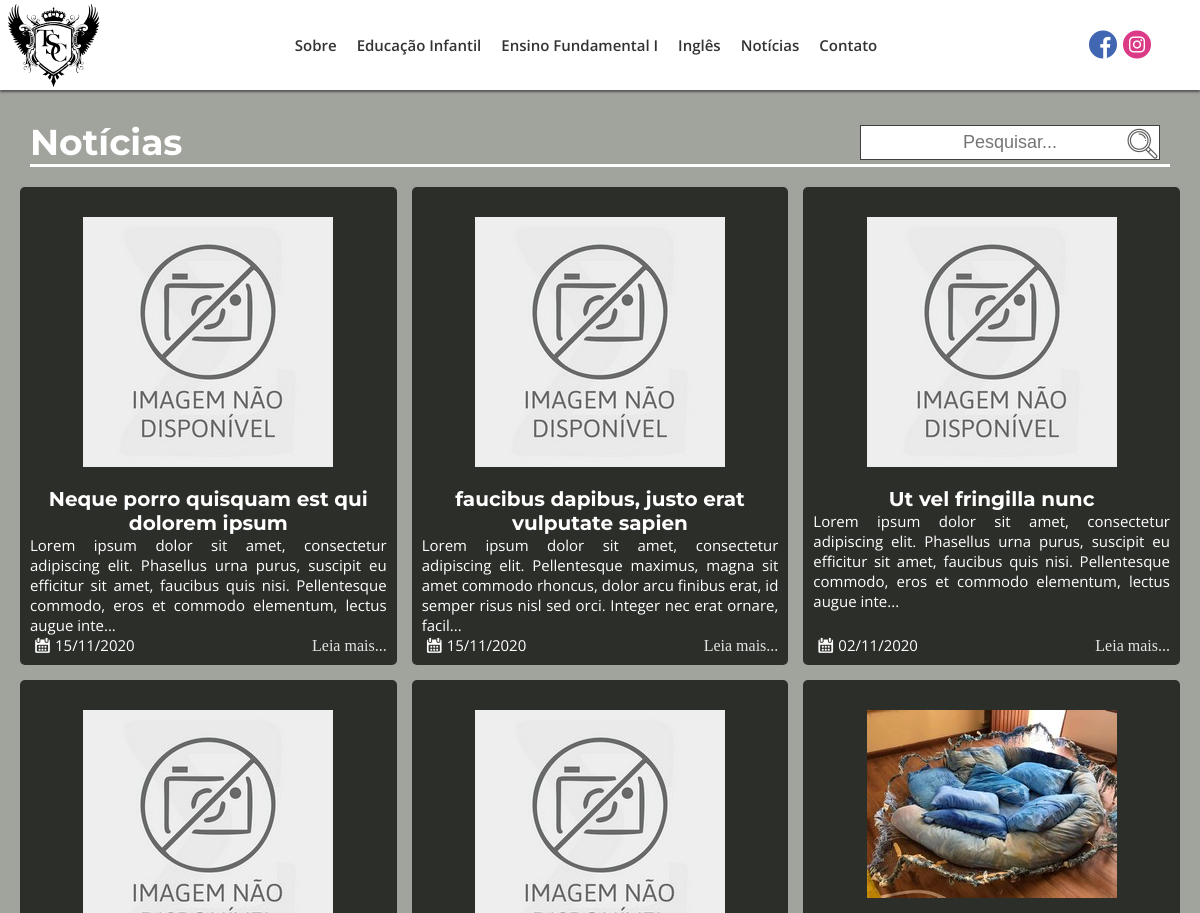
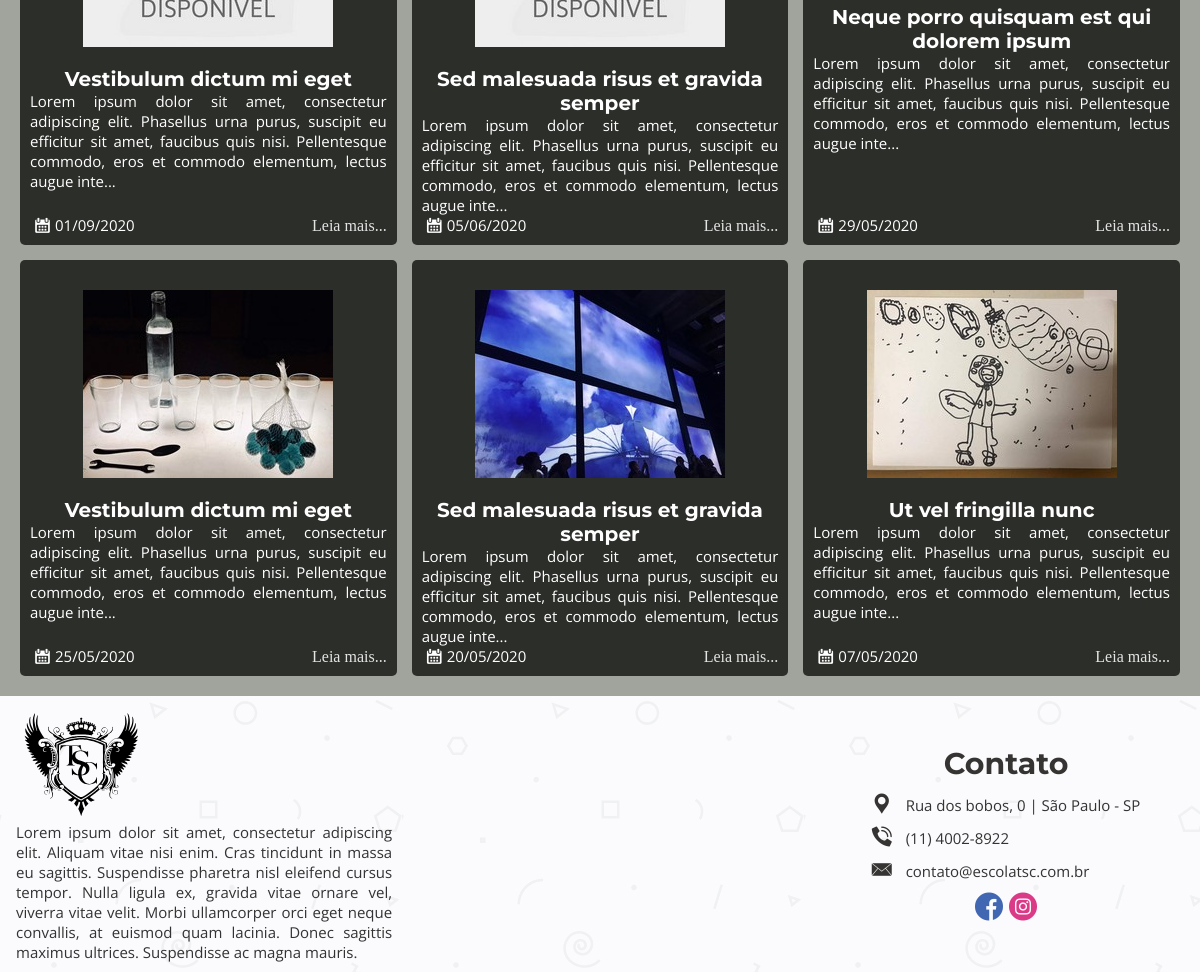
Before: /noticias with the older database file (2 pictures, top to bottom).
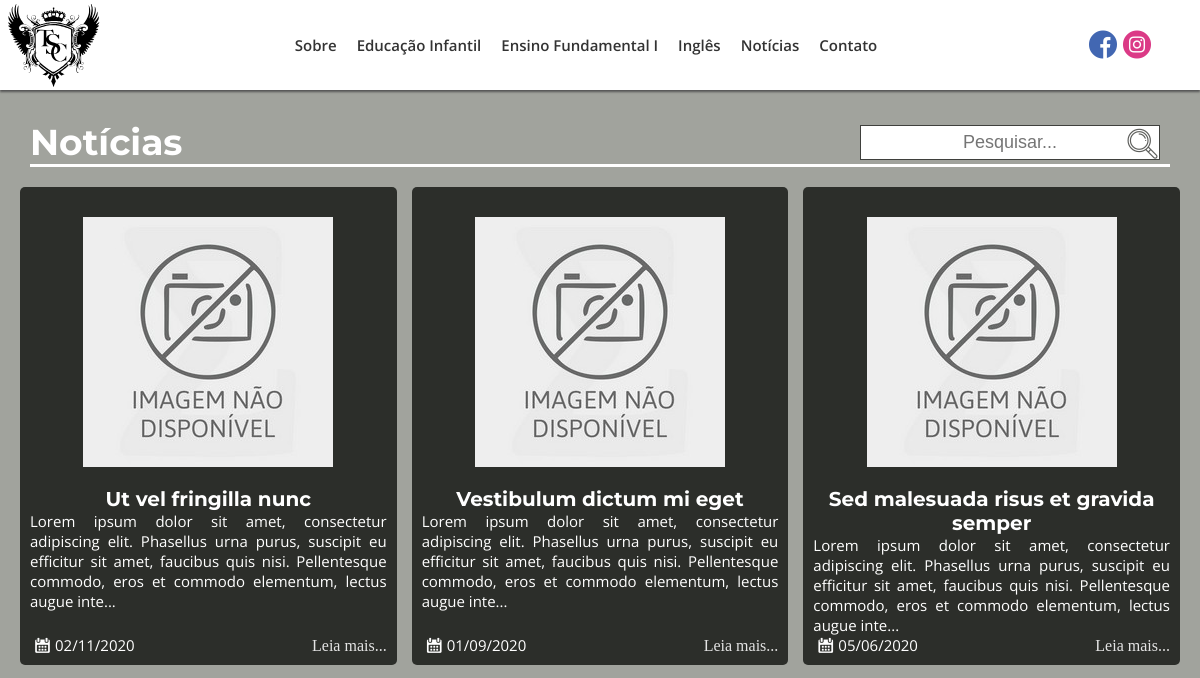
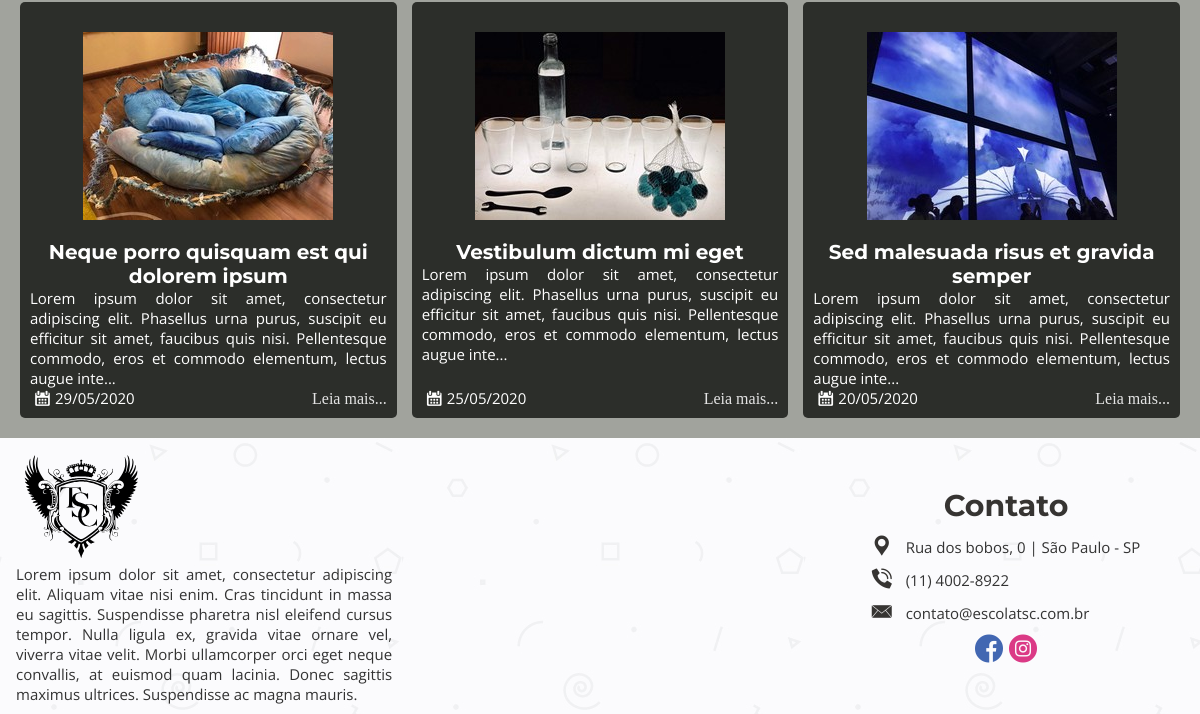
After: the same page with the newer database file (2 pictures, top to bottom).
### tables this page shows
CREATE TABLE `menu_itens` (
  `id_menu` int(11) NOT NULL,
  `titulo_menu` varchar(50) NOT NULL,
  `url_menu` varchar(200) NOT NULL
);

CREATE TABLE `postagens` (
  `id_postagens` int(11) NOT NULL,
  `titulo_postagens` varchar(100) NOT NULL,
  `desc_postagens` text DEFAULT NULL,
  `conteudo_postagens` text NOT NULL,
  `tags_postagens` varchar(150) DEFAULT NULL,
  `data_criacao_postagens` date NOT NULL,
  `data_modificacao_postagens` date DEFAULT NULL,
  `total_visualizacao_postagens` int(11) DEFAULT 0,
  `ch_autor_postagens` int(11) NOT NULL,
  `status_postagens` int(11) NOT NULL,
  `url_postagens` varchar(200) NOT NULL,
  `categ_postagens` int(11) DEFAULT NULL,
  `capa_post` int(11) DEFAULT NULL
);

CREATE TABLE `midias` (
  `id_midias` int(11) NOT NULL,
  `caminho_midia` varchar(200) NOT NULL,
  `caminho_thumb_midia` varchar(200) DEFAULT NULL,
  `desc_midia` text DEFAULT NULL,
  `tags_midia` varchar(100) DEFAULT NULL,
  `ch_autor_midia` int(11) NOT NULL,
  `status_midias` int(11) NOT NULL,
  `data_criacao` date NOT NULL
);

### index.php (called while the page is built, shortened)
<?php
    require_once("_funcPHP/config.php");
    $url = strip_tags(trim(filter_input(INPUT_GET, "page", FILTER_DEFAULT))) == "" ? "home" : strip_tags(trim(filter_input(INPUT_GET, "page", FILTER_DEFAULT)));
    $contPag = new conteudoPost();
    $dadosPagina = $contPag->conteudoPag($url);
    $html = new esqueleto($dadosPagina);
    $html->html5();
?>

### _funcPHP/config.php (called while the page is built, shortened)
<?php
function autoLoadClasses($class) {
    $baseDiretorios = ['MySql', "_HTML", "_Ajax", "phpMailer", "admin"];
    $analise = null;
    foreach ($baseDiretorios as $nomeDiretorio):
        if (!$analise && file_exists(__DIR__ . "/$nomeDiretorio/$class.php")):
            $analise = true;
        endif;
    endforeach;
}

### _funcPHP/MySql/conexaoBD.php (called while the page is built)
<?php
class conexaoBD {
    public static $instance;
    private static $sql = "mysql:host=" . HOST . ";dbname=" . BANK;
    private static $user = USER;
    private static $pass = PASS;
    public static function getInstance() {
        if (!isset(self::$instance)) {
            self::$instance = new PDO(self::$sql, self::$user, self::$pass, array(PDO::MYSQL_ATTR_INIT_COMMAND => "SET NAMES utf8"));
            self::$instance->setAttribute(PDO::ATTR_ERRMODE, PDO::ERRMODE_EXCEPTION);
            self::$instance->setAttribute(PDO::ATTR_ORACLE_NULLS, PDO::NULL_EMPTY_STRING);
        }
        return self::$instance;
    }
}

### _funcPHP/MySql/conteudoPost.php (called while the page is built, shortened)
<?php
class conteudoPost extends conexaoBD {
    private $conect;
    function __construct() {
        $this->conect = conexaoBD::getInstance();
    }
    public function ConteudoPag($url){
        try {
            $sql = "SELECT * FROM postagens WHERE url_postagens = :url_postagens and  status_postagens = 1";
            $letsGo = $this->conect->prepare($sql);
            $letsGo->bindValue(":url_postagens",$url);
            $letsGo->execute();
            return  $letsGo->fetch(PDO::FETCH_ASSOC);
        } catch (Exception $e) {
            echo $e->getMessage();
        }
    }
    public function getAll($categoria){
        try{
            $sql="select p.id_postagens, m.caminho_midia, c.nome_categoria, p.titulo_postagens, p.desc_postagens, p.data_criacao_postagens, p.url_postagens, p.capa_post from postagens p left join postagens_midias pm on p.id_postagens = pm.fk_postagens left join midias m on m.id_midias = pm.fk_midias join categoria c on c.id_categoria = p.categ_postagens where p.status_postagens = 1 and c.nome_categoria = :categoria order by p.data_modificacao_postagens, p.data_criacao_postagens desc;";
            $letsGo = $this->conect->prepare($sql);
            $letsGo->bindValue(":categoria",$categoria);
            $letsGo->execute();
            return $letsGo->fetchAll(PDO::FETCH_ASSOC);
        }catch(Exception $e){
            echo $e->getMessage();
        }
    }
}

### _funcPHP/MySql/conteudoFooter.php (called while the page is built)
<?php
class conteudoFooter extends conexaoBD{
    private $conect;
    function __construct(){
        $this->conect = conexaoBD::getInstance();
    }
    public function descFooter(){
        try{
            $sql = "SELECT desc_postagens FROM postagens where url_postagens = 'sobre'";
            $letsGo = $this->conect->prepare($sql);
            $letsGo->execute();
            $res = $letsGo->fetch(PDO::FETCH_NUM);
            return $res[0];
        }catch(Exception $e){
            return $e->getMessage();
        }
    }
}

### _funcPHP/_HTML/categorias.php (the view)
<?php
class categorias{
    public function pgCat($id){
        $postagens = new conteudoPost();
        $url = trim( parse_url( $_SERVER['REQUEST_URI'] , PHP_URL_QUERY ));
        $url = str_replace("s=", "", $url);
        if(isset($url) && $url <> ""):
            $postagens = $postagens->search($url,$id);
        else:
            $postagens = $postagens->getAll($id);
        endif;
        $ctm = new conteudoMidias();
        if($id == "noticias"){
            $titulo = "Notícias";
        }else{
            $titulo = "Projetos";
        }
        $listBox = "";
        for($x=0; $x < count($postagens); $x++){
            $imagens = explode(".", $postagens[$x]["caminho_midia"]);
            if($postagens[$x]["caminho_midia"] <> ""){
                if(end($imagens) != "jpg"){
                    $postagens[$x]["caminho_midia"] = $imagens[0].".jpg";
                }
            }else{
                $postagens[$x]["caminho_midia"] = "sem_img.jpg";
            }
            if($postagens[$x]["capa_post"] != ""){
                $img = $ctm->getMidiaCapa($postagens[$x]["capa_post"]);
                $img = $img["caminho_midia"];
            }else{
                $img = $postagens[$x]["caminho_midia"];
            }
            $listBox .=
            "<div class='box-categ' id='".$id.$x."'>".
                "<a href='".URLBASE.@$postagens[$x]["url_postagens"]."' alt='".@$postagens[$x]["desc_postagens"]."'>".
                    "<div class='img-categ'>".
                        "<img src='_midiasM/_imagensM/_w250/".$img."' alt='".@$postagens[$x]["desc_postagens"]."'>".
                    "</div>".
                    "<div class='desc-categ'>".
                        "<h4>".@$postagens[$x]["titulo_postagens"]."</h4>".
                        "<p>".mb_strimwidth($postagens[$x]["desc_postagens"],0,200, "...")."</p>".
                    "</div>".
                    "<p class='data-post'><i class='flaticon-calendar'></i>".date("d/m/Y",strtotime(@$postagens[$x]["data_criacao_postagens"]))."</p>".
                    "<a class = 'leia-mais' href='".URLBASE.strtolower(@$postagens[$x]["nome_categoria"])."/".@$postagens[$x]["url_postagens"]."' alt='".@$postagens[$x]["desc_postagens"]."'>Leia mais...</a>".
                "</a>".
            "</div>";
        }
        $cat =
        "<section id='categorias' class='sec-4'>".
            "<div class='titulo'>".
                "<h3 class='tituloPagina'>".ucfirst($titulo)."</h3>".
                "<form action='' method='get'>".
                    "<input type='text' id='search' name='s' autocomplete='off' placeholder='Pesquisar...'>".
                    "<button><i class='flaticon-loupe'></i></button>".
                "</form>".
            "</div>".
            "<div class='list-box'>".
                $listBox.
            "</div>".
        "</section>";
        return $cat;
    }
}

### _funcPHP/_HTML/esqueleto.php (shortened to what the rows shown need)
<?php
class esqueleto{
    private $conteudoPag;
    function __construct($dataPost){
        $this->conteudoPag = $dataPost;
    }
    public function html5(){
        $listaArquivos = new listarArquivos();
        $base =
        "<!DOCTYPE html5>".
        "<html lang = 'pt-br'>".
        "<head>".
            "<title>Escola TSC | ".ucfirst(@$this->conteudoPag["titulo_postagens"])."</title>".
            "<meta charset = 'UTF-8'/>".
            "<meta name='description' content='".@$this->conteudoPag["desc_postagens"]."'>".
            "<meta name='keywords' content='".@$this->conteudoPag["tags_postagens"]."'>".
            "<meta name='author' content='Antonio Walber - antoniowalber3000@hotmail.com.br'>".
            "<meta name='viewport' content='width=device-width, initial-scale=1.0'>".
            "<meta http-equiv='X-UA-Compatible' content='ie=edge'>".
            "<link rel='stylesheet' href='https://ajax.googleapis.com/ajax/libs/jqueryui/1.12.1/themes/smoothness/jquery-ui.css'>".
            "<link rel='shortcut icon' href='_midiasT/_imagensT/icon.ico' type='image/x-icon' />".
            $listaArquivos->listarCss().
        "</head>".
        "<body>".
        "<div id='container' class='pabx1'>".
            $this->cabecalho().
            "<div id = 'corpo-pagina'>".
                $this->paginacao().
            "</div>".
            $this->rodape().
        "</div>".
        "</body>".
        "</html>"
        ;
        echo $base;
    }
    private function cabecalho(){
        $contMenu = new conteudoMenu();
        $url = strip_tags(trim(filter_input(INPUT_GET, "page", FILTER_DEFAULT)));
        $urlq = explode("/", $url);
        $ba = "";
        $cabecalho =
        "<header id='cabecalho' class='pabx2'>".
            "<div id='logo' class='pabx3'>".
                "<a href='".URLBASE."' alt='pagina inicial do site'><img src='".$ba."_midiasT/_imagensT/logo.svg' alt='logotipo escola tsc'/></a>".
            "</div>".
            "<div id='menu' class='pabx4'>".
                "<nav id='navegacao' class='pabx5'>".
                    "<input id='tab-nav' type='checkbox' class='tab-nav'/>".
                    "<label for='tab-nav' class='tab-nav-label'><i class='flaticon-menu-button-of-three-horizontal-lines'></i></label>".
                    "<menu id='corpo-menu' class='pabx6'>"
                        .$contMenu->ListaMenu().
                    "</menu>".
                "</nav>".
            "</div>".
            "<div id='redes-sociais' class='pabx8'>".
                "<a href='https://pt-br.facebook.com/' onmousemove=\"document.getElementById('balaof').style.display='block'\" onmouseout=\"document.getElementById('balaof').style.display='none'\" target='_blank' rel='noopener noreferrer' class='linkSocial'><i class='flaticon-facebook socialMedia' id='facebook'></i></a>".
                "<a href='https://www.instagram.com/' onmousemove=\"document.getElementById('balaoi').style.display='block'\" onmouseout=\"document.getElementById('balaoi').style.display='none'\" target='_blank' rel='noopener noreferrer' class='linkSocial'><i class='flaticon-instagram socialMedia' id='instagram'></i></a>".
                "<div id='balaof' class='balao'><p>fb/escolatsc</p></div>".
                "<div id='balaoi' class='balao'><p>@escolatsc</p></div>".
            "</div>".
        "</header>";
        return $cabecalho;
    }
    private function paginacao(){
        $url = strip_tags(trim(filter_input(INPUT_GET, "page", FILTER_DEFAULT)));
        $url = $url == "" ? "home" : $url;
        if($this->conteudoPag == null){
            return "Erro 404";
        }else{
            if($this->conteudoPag["url_postagens"] == $url){
                if($url == "home"){
                    $pg = "";
                    $home = new home();
                    $pg .= $home->videoApresentacao();
                    $pg .= $home->mosaico("mosaico-ph");
                    $pg .= $home->descricaoVideo("sobre","descPrimeira","Escola","TSC");
                    $pg .= $home->noticiasRecentes("noticias");
                    $pg .= $home->descricaoVideo("ingles","descIngles","Programa","Bilíngue");
                    $pg .= $home->noticiasRecentes("projetos");
                    return $pg;
                }if($url == "educacao-infantil" || $url == "ensino-fundamental"){
                    $ms = new mosaico();
                    if($url == "educacao-infantil"){
                        $mosaico = $ms->mosaic("infantil");
                    }else{
                        $mosaico = $ms->mosaic("fundamental");
                    }
                    return $mosaico;
                }elseif($url == "noticias" || $url == "projetos"){
                    $pgcat = new categorias();
                    if($url == "noticias"){
                        $cat = $pgcat->pgCat("noticias");
                        return $cat;
                    }else{
                        $cat = $pgcat->pgCat("projetos");
                    }
                    return $cat;
                }elseif($url == "contato"){
                    $ct = new contato();
                    return $ct->contact();
                }else{
                    $pgc = new pgcomum();
                    return $pgc->renderPg();
                }
            }
        }
    }
    private function rodape(){
        $contFooter = new conteudoFooter();
        $url = strip_tags(trim(filter_input(INPUT_GET, "page", FILTER_DEFAULT)));
        $urlq = explode("/", $url);
        $ba = "";
        $rodape =
        "<footer id='rodape' class='pabx9'>".
            "<div class='pabx10'>".
                "<div id='logo' class='pabx11'>".
                    "<a href='".URLBASE."' alt='Pagina inicial do site'><img src='".$ba."_midiasT/_imagensT/logo.svg' alt='logotipo escola tsc'/></a>".
                "</div>".
                "<div class='pabx12' id='desc-footer'>".
                   "<a href='".URLBASE."a-escola-primeira' alt='".$contFooter->descFooter()."'>" .$contFooter->descFooter(). "</a>".
                "</div>".
            "</div>".
            "<div class='pabx10' id='mapa-escola'>".
                "".
            "</div>".
            "<div class='pabx10' id='contact'>".
                "<div class='pabx15' id='title-contact'>".
                    "<h1>Contato</h1>".
                "</div>".
                "<div class='pabx15' id='infos-contact'>".
                    "<p><i class='flaticon-tool'></i><a target='_blank' rel='noopener noreferrer' href='https://goo.gl/maps/AhcGYK8L1g5hPTFk7'> Rua dos bobos, 0 | São Paulo - SP</a></p>".
                    "<p><i class='flaticon-phone-call'></i><a href='tel:1140028922'> (11) 4002-8922</a></p>".
                    "<p><i class='flaticon-mail-closed-envelope-back'></i><a href='mailto:contato@escolatsc.com.br'> contato@escolatsc.com.br</a></p>".
                "</div>".
                "<div class='pabx15' id='redes-sociais'>".
                    "<a href='https://pt-br.facebook.com/' target='_blank' rel='noopener noreferrer' class='linkSocial'><i class='flaticon-facebook socialMedia' id='facebook'></i></a>".
                    "<a href='https://www.instagram.com/'  target='_blank' rel='noopener noreferrer' class='linkSocial'><i class='flaticon-instagram socialMedia' id='instagram'></i></a>".
                    "<div id='balaofc' class='balao'><p>fb/escola.primeira</p></div>".
                    "<div id='balaoic' class='balao'><p>@escolaprimeira</p></div>".
                "</div>".
            "</div>".
        "</footer>";
        return $rodape;
    }
}

### _funcPHP/MySql/conteudoMenu.php
<?php
class conteudoMenu extends conexaoBD{
    private $conect;
    function __construct(){
        $this->conect = conexaoBD::getInstance();
    }
    public function getItensMenu(){
        try {
            $sql = "SELECT * FROM menu_itens";
            $letsGo = $this->conect->prepare($sql);
            $letsGo->execute();
            return $letsGo->fetchAll(PDO::FETCH_NUM);
        } catch (Exception $e) {
            echo $e->getMessage();
        }
    }
    public function getDescMenu($url){
        try{
            $sql = "SELECT desc_postagens FROM postagens WHERE url_postagens = :url_post";
            $letsGo = $this->conect->prepare($sql);
            $letsGo->bindValue(":url_post", $url);
            $letsGo->execute();
            return $letsGo->fetch(PDO::FETCH_NUM);
        }catch(Exception $e){
        }
    }
    public function ListaMenu(){
        $res = $this->getItensMenu();
        for($x = 0; $x < count($res); $x++){
            $descLink = $this->getDescMenu($res[$x][2]);
            @$descLink = substr($descLink[0], 0, 200);
            $res[$x] = "<li id='itens-menu-".$x."' class='pabx7'><a href='".URLBASE.$res[$x][2]."' alt='".$descLink."'>".$res[$x][1]."</a></li>";
        }
        return $res = implode("",$res);
    }
}

Changed rows visible on the page:
removed postagens: titulo_postagens "Neque porro quisquam est qui dolorem ipsum", desc_postagens "Lorem ipsum dolor sit amet, consectetur adipiscing elit. Phasellus urna purus, suscipit eu efficitur sit amet, faucibus quis nisi. Pellentesque commodo, eros et commodo elementum, lectus augue inte...", data_criacao_postagens "15/11/2020"
removed postagens: titulo_postagens "faucibus dapibus, justo erat vulputate sapien", desc_postagens "Lorem ipsum dolor sit amet, consectetur adipiscing elit. Pellentesque maximus, magna sit amet commodo rhoncus, dolor arcu finibus erat, id semper risus nisl sed orci. Integer nec erat ornare, facil...", data_criacao_postagens "15/11/2020"
removed postagens: midias.caminho_midia (picture), titulo_postagens "Ut vel fringilla nunc", desc_postagens "Lorem ipsum dolor sit amet, consectetur adipiscing elit. Phasellus urna purus, suscipit eu efficitur sit amet, faucibus quis nisi. Pellentesque commodo, eros et commodo elementum, lectus augue inte...", data_criacao_postagens "07/05/2020"
